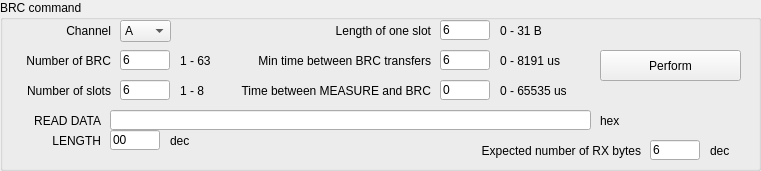
    <widget class="QGroupBox" name="groupBox_3">
     <property name="geometry">
      <rect>
       <x>10</x>
       <y>530</y>
       <width>761</width>
       <height>171</height>
      </rect>
     </property>
     <property name="title">
      <string>BRC command</string>
     </property>
     <widget class="QLineEdit" name="lineEditBRCReadData">
      <property name="geometry">
       <rect>
        <x>110</x>
        <y>110</y>
        <width>481</width>
        <height>20</height>
       </rect>
      </property>
      <property name="minimumSize">
       <size>
        <width>150</width>
        <height>0</height>
       </size>
      </property>
      <property name="accessibleName">
       <string>ReadData</string>
      </property>
      <property name="inputMask">
       <string/>
      </property>
      <property name="text">
       <string/>
      </property>
      <property name="readOnly">
       <bool>true</bool>
      </property>
     </widget>
     <widget class="CustomControls::PushButton" name="pushButtonSPIWriteRead_2">
      <property name="geometry">
       <rect>
        <x>600</x>
        <y>50</y>
        <width>141</width>
        <height>31</height>
       </rect>
      </property>
      <property name="accessibleName">
       <string>PerformBRC()</string>
      </property>
      <property name="text">
       <string>Perform</string>
      </property>
     </widget>
     <widget class="QLabel" name="label_23">
      <property name="geometry">
       <rect>
        <x>500</x>
        <y>50</y>
        <width>91</width>
        <height>21</height>
       </rect>
      </property>
      <property name="text">
       <string>0 - 8191 us</string>
      </property>
     </widget>
     <widget class="QLabel" name="label_24">
      <property name="geometry">
       <rect>
        <x>600</x>
        <y>110</y>
        <width>41</width>
        <height>21</height>
       </rect>
      </property>
      <property name="text">
       <string>hex</string>
      </property>
     </widget>
     <widget class="CustomControls::LineEdit" name="lineEditBRC">
      <property name="geometry">
       <rect>
        <x>440</x>
        <y>50</y>
        <width>50</width>
        <height>20</height>
       </rect>
      </property>
      <property name="minimumSize">
       <size>
        <width>50</width>
        <height>0</height>
       </size>
      </property>
      <property name="accessibleName">
       <string>BRC_PERIOD</string>
      </property>
      <property name="inputMask">
       <string/>
      </property>
      <property name="text">
       <string>6</string>
      </property>
     </widget>
     <widget class="QLabel" name="label_25">
      <property name="geometry">
       <rect>
        <x>30</x>
        <y>20</y>
        <width>81</width>
        <height>21</height>
       </rect>
      </property>
      <property name="text">
       <string>Channel</string>
      </property>
      <property name="alignment">
       <set>Qt::AlignRight|Qt::AlignTrailing|Qt::AlignVCenter</set>
      </property>
     </widget>
     <widget class="QLabel" name="label_26">
      <property name="geometry">
       <rect>
        <x>220</x>
        <y>50</y>
        <width>211</width>
        <height>21</height>
       </rect>
      </property>
      <property name="text">
       <string>Min time between BRC transfers</string>
      </property>
      <property name="alignment">
       <set>Qt::AlignRight|Qt::AlignTrailing|Qt::AlignVCenter</set>
      </property>
     </widget>
     <widget class="QLabel" name="label_27">
      <property name="geometry">
       <rect>
        <x>0</x>
        <y>110</y>
        <width>101</width>
        <height>21</height>
       </rect>
      </property>
      <property name="text">
       <string>READ DATA</string>
      </property>
      <property name="alignment">
       <set>Qt::AlignRight|Qt::AlignTrailing|Qt::AlignVCenter</set>
      </property>
     </widget>
     <widget class="QLabel" name="label_28">
      <property name="geometry">
       <rect>
        <x>0</x>
        <y>130</y>
        <width>101</width>
        <height>21</height>
       </rect>
      </property>
      <property name="text">
       <string>LENGTH</string>
      </property>
      <property name="alignment">
       <set>Qt::AlignRight|Qt::AlignTrailing|Qt::AlignVCenter</set>
      </property>
     </widget>
     <widget class="QLineEdit" name="lineEditBRCReadDataCount">
      <property name="geometry">
       <rect>
        <x>110</x>
        <y>130</y>
        <width>50</width>
        <height>20</height>
       </rect>
      </property>
      <property name="minimumSize">
       <size>
        <width>50</width>
        <height>0</height>
       </size>
      </property>
      <property name="accessibleName">
       <string>WriteData</string>
      </property>
      <property name="inputMask">
       <string/>
      </property>
      <property name="text">
       <string>00</string>
      </property>
      <property name="readOnly">
       <bool>true</bool>
      </property>
     </widget>
     <widget class="QLabel" name="label_29">
      <property name="geometry">
       <rect>
        <x>500</x>
        <y>20</y>
        <width>61</width>
        <height>21</height>
       </rect>
      </property>
      <property name="text">
       <string>0 - 31 B</string>
      </property>
     </widget>
     <widget class="QLabel" name="label_30">
      <property name="geometry">
       <rect>
        <x>170</x>
        <y>130</y>
        <width>41</width>
        <height>21</height>
       </rect>
      </property>
      <property name="text">
       <string>dec</string>
      </property>
     </widget>
     <widget class="CustomControls::LineEdit" name="lineEditBRC_2">
      <property name="geometry">
       <rect>
        <x>120</x>
        <y>80</y>
        <width>50</width>
        <height>20</height>
       </rect>
      </property>
      <property name="minimumSize">
       <size>
        <width>50</width>
        <height>0</height>
       </size>
      </property>
      <property name="accessibleName">
       <string>BRC_SLOTS</string>
      </property>
      <property name="inputMask">
       <string/>
      </property>
      <property name="text">
       <string>6</string>
      </property>
     </widget>
     <widget class="CustomControls::LineEdit" name="lineEditBRC_3">
      <property name="geometry">
       <rect>
        <x>440</x>
        <y>20</y>
        <width>50</width>
        <height>20</height>
       </rect>
      </property>
      <property name="minimumSize">
       <size>
        <width>50</width>
        <height>0</height>
       </size>
      </property>
      <property name="accessibleName">
       <string>BRC_LENGTH</string>
      </property>
      <property name="inputMask">
       <string/>
      </property>
      <property name="text">
       <string>6</string>
      </property>
     </widget>
     <widget class="CustomControls::LineEdit" name="lineEditBRC_4">
      <property name="geometry">
       <rect>
        <x>120</x>
        <y>50</y>
        <width>50</width>
        <height>20</height>
       </rect>
      </property>
      <property name="minimumSize">
       <size>
        <width>50</width>
        <height>0</height>
       </size>
      </property>
      <property name="accessibleName">
       <string>BRC_BRC</string>
      </property>
      <property name="inputMask">
       <string/>
      </property>
      <property name="text">
       <string>6</string>
      </property>
     </widget>
     <widget class="QLabel" name="label_31">
      <property name="geometry">
       <rect>
        <x>0</x>
        <y>50</y>
        <width>111</width>
        <height>21</height>
       </rect>
      </property>
      <property name="text">
       <string>Number of BRC</string>
      </property>
      <property name="alignment">
       <set>Qt::AlignRight|Qt::AlignTrailing|Qt::AlignVCenter</set>
      </property>
     </widget>
     <widget class="QLabel" name="label_33">
      <property name="geometry">
       <rect>
        <x>0</x>
        <y>80</y>
        <width>111</width>
        <height>21</height>
       </rect>
      </property>
      <property name="text">
       <string>Number of slots</string>
      </property>
      <property name="alignment">
       <set>Qt::AlignRight|Qt::AlignTrailing|Qt::AlignVCenter</set>
      </property>
     </widget>
     <widget class="QLabel" name="label_35">
      <property name="geometry">
       <rect>
        <x>280</x>
        <y>20</y>
        <width>151</width>
        <height>21</height>
       </rect>
      </property>
      <property name="text">
       <string>Length of one slot</string>
      </property>
      <property name="alignment">
       <set>Qt::AlignRight|Qt::AlignTrailing|Qt::AlignVCenter</set>
      </property>
     </widget>
     <widget class="QLabel" name="label_34">
      <property name="geometry">
       <rect>
        <x>180</x>
        <y>50</y>
        <width>41</width>
        <height>21</height>
       </rect>
      </property>
      <property name="text">
       <string>1 - 63</string>
      </property>
     </widget>
     <widget class="QLabel" name="label_36">
      <property name="geometry">
       <rect>
        <x>180</x>
        <y>80</y>
        <width>41</width>
        <height>21</height>
       </rect>
      </property>
      <property name="text">
       <string>1 - 8</string>
      </property>
     </widget>
     <widget class="CustomControls::LineEdit" name="lineEditBRC_6">
      <property name="geometry">
       <rect>
        <x>650</x>
        <y>140</y>
        <width>50</width>
        <height>20</height>
       </rect>
      </property>
      <property name="minimumSize">
       <size>
        <width>50</width>
        <height>0</height>
       </size>
      </property>
      <property name="accessibleName">
       <string>BRC_RESP_LENGTH</string>
      </property>
      <property name="inputMask">
       <string/>
      </property>
      <property name="text">
       <string>6</string>
      </property>
     </widget>
     <widget class="QLabel" name="label_37">
      <property name="geometry">
       <rect>
        <x>440</x>
        <y>140</y>
        <width>201</width>
        <height>21</height>
       </rect>
      </property>
      <property name="text">
       <string>Expected number of RX bytes</string>
      </property>
      <property name="alignment">
       <set>Qt::AlignRight|Qt::AlignTrailing|Qt::AlignVCenter</set>
      </property>
     </widget>
     <widget class="QLabel" name="label_38">
      <property name="geometry">
       <rect>
        <x>710</x>
        <y>140</y>
        <width>41</width>
        <height>21</height>
       </rect>
      </property>
      <property name="text">
       <string>dec</string>
      </property>
     </widget>
     <widget class="QLabel" name="label_59">
      <property name="geometry">
       <rect>
        <x>500</x>
        <y>80</y>
        <width>111</width>
        <height>21</height>
       </rect>
      </property>
      <property name="text">
       <string>0 - 65535 us</string>
      </property>
     </widget>
     <widget class="CustomControls::LineEdit" name="lineEditBRC_7">
      <property name="geometry">
       <rect>
        <x>440</x>
        <y>80</y>
        <width>50</width>
        <height>20</height>
       </rect>
      </property>
      <property name="minimumSize">
       <size>
        <width>50</width>
        <height>0</height>
       </size>
      </property>
      <property name="accessibleName">
       <string>BRC_START</string>
      </property>
      <property name="inputMask">
       <string/>
      </property>
      <property name="text">
       <string>0</string>
      </property>
     </widget>
     <widget class="QLabel" name="label_60">
      <property name="geometry">
       <rect>
        <x>220</x>
        <y>80</y>
        <width>211</width>
        <height>21</height>
       </rect>
      </property>
      <property name="text">
       <string>Time between MEASURE and BRC</string>
      </property>
      <property name="alignment">
       <set>Qt::AlignRight|Qt::AlignTrailing|Qt::AlignVCenter</set>
      </property>
     </widget>
     <widget class="CustomControls::ComboBox" name="comboBoxS1R1_3">
      <property name="geometry">
       <rect>
        <x>120</x>
        <y>20</y>
        <width>51</width>
        <height>22</height>
       </rect>
      </property>
      <property name="accessibleName">
       <string>CHANNEL</string>
      </property>
      <item>
       <property name="text">
        <string>A</string>
       </property>
      </item>
      <item>
       <property name="text">
        <string>B</string>
       </property>
      </item>
     </widget>
    </widget>
